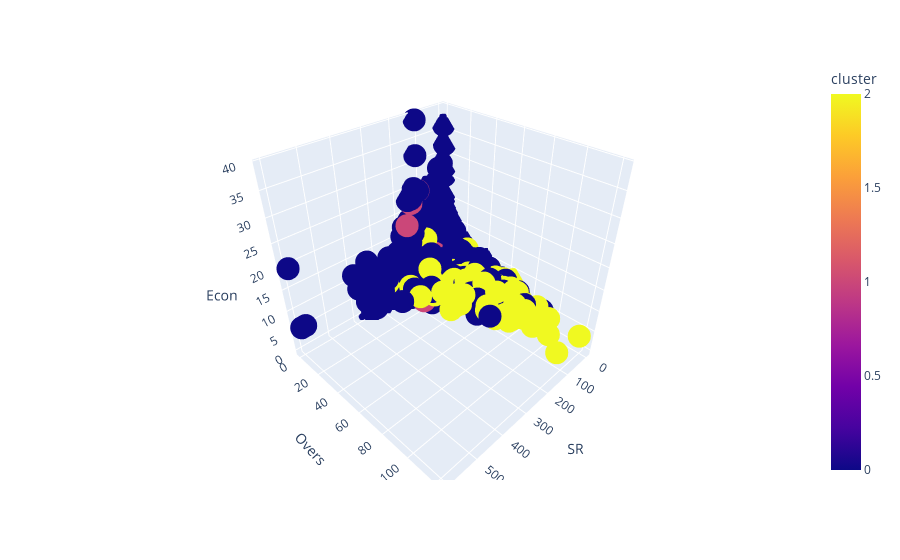

Source (notebook cell):
### Code cell
import plotly.express as px
fig = px.scatter_3d(player_data, x='SR', y='Overs', z='Econ', color='cluster')
fig.show()

### Figure 1 — Plotly figure (JSON) as saved in the notebook; plotly's stock layout.template omitted (floating-point values rounded to 4 significant figures; data arrays with more than 128 entries replaced by an {"elided": "..."} marker saying what was removed)
{"data": [{"hovertemplate": "SR=%{x}<br>Overs=%{y}<br>Econ=%{z}<br>cluster=%{marker.color}<extra></extra>", "legendgroup": "", "marker": {"color": {"elided": "8013 int values"}, "coloraxis": "coloraxis", "symbol": "circle"}, "mode": "markers", "name": "", "scene": "scene", "showlegend": false, "type": "scatter3d", "x": {"elided": "8013 float values"}, "y": {"elided": "8013 float values"}, "z": {"elided": "8013 float values"}}], "layout": {"coloraxis": {"colorbar": {"title": {"text": "cluster"}}, "colorscale": [[0, "#0d0887"], [0.1111, "#46039f"], [0.2222, "#7201a8"], [0.3333, "#9c179e"], [0.4444, "#bd3786"], [0.5556, "#d8576b"], [0.6667, "#ed7953"], [0.7778, "#fb9f3a"], [0.8889, "#fdca26"], [1, "#f0f921"]]}, "legend": {"tracegroupgap": 0}, "margin": {"t": 60}, "scene": {"domain": {"x": [0, 1], "y": [0, 1]}, "xaxis": {"title": {"text": "SR"}}, "yaxis": {"title": {"text": "Overs"}}, "zaxis": {"title": {"text": "Econ"}}}}}
